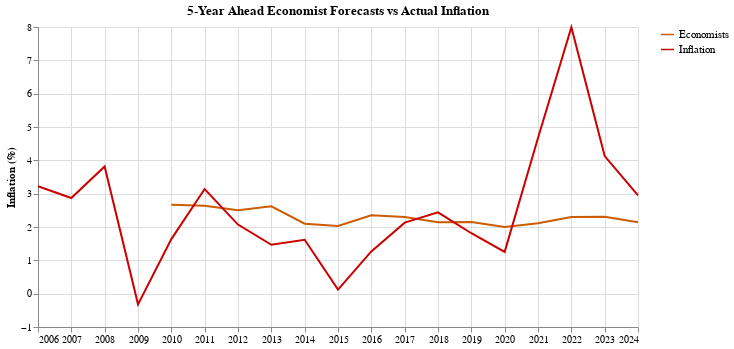

The code cell stored with this chart in its notebook:
### Code cell
melted_expectations['type'] = melted_expectations['type'].replace({
    "Consumer_5year": "Consumers",
    "Econ_5year": "Economists",
    "BreakEven_5year": "Breakeven Rate",
    "CPI_5year": "Inflation"
})

economists = melted_expectations[melted_expectations['type'].isin(['Economists', 'Inflation'])]

color_scale = alt.Scale(domain=['Economists', 'Inflation'],
                        range=['#CB5C00', '#CB0000'])

economist_CPI = alt.Chart(economists).mark_line().encode(
    x=alt.X('Year5:T', title=None),
    y=alt.Y('value:Q', title='Inflation (%)'),
    color=alt.Color('type:N', scale=color_scale, legend=alt.Legend(title=None, labelFontSize=11, symbolSize=170))
).properties(
    width=600,
    height=300,
    title='5-Year Ahead Economist Forecasts vs Actual Inflation'
)

economist_CPI

### Figure 1 — Vega-Lite specification as saved in the notebook (floating-point values rounded to 4 significant figures)
{"config": {"view": {"continuousWidth": 300, "continuousHeight": 300}}, "data": {"name": "data-5e41cb892ba46e8f21186a27ecf59030"}, "mark": {"type": "line"}, "encoding": {"color": {"field": "type", "legend": {"labelFontSize": 11, "symbolSize": 170, "title": null}, "scale": {"domain": ["Economists", "Inflation"], "range": ["#CB5C00", "#CB0000"]}, "type": "nominal"}, "x": {"field": "Year5", "title": null, "type": "temporal"}, "y": {"field": "value", "title": "Inflation (%)", "type": "quantitative"}}, "height": 300, "title": "5-Year Ahead Economist Forecasts vs Actual Inflation", "width": 600, "$schema": "https://vega.github.io/schema/vega-lite/v5.20.1.json", "datasets": {"data-5e41cb892ba46e8f21186a27ecf59030": [{"Year5": "1/1/2006", "type": "Economists", "value": null}, {"Year5": "1/1/2007", "type": "Economists", "value": null}, {"Year5": "1/1/2008", "type": "Economists", "value": null}, {"Year5": "1/1/2009", "type": "Economists", "value": null}, {"Year5": "1/1/2010", "type": "Economists", "value": 2.67}, {"Year5": "1/1/2011", "type": "Economists", "value": 2.64}, {"Year5": "1/1/2012", "type": "Economists", "value": 2.5}, {"Year5": "1/1/2013", "type": "Economists", "value": 2.62}, {"Year5": "1/1/2014", "type": "Economists", "value": 2.1}, {"Year5": "1/1/2015", "type": "Economists", "value": 2.03}, {"Year5": "1/1/2016", "type": "Economists", "value": 2.35}, {"Year5": "1/1/2017", "type": "Economists", "value": 2.3}, {"Year5": "1/1/2018", "type": "Economists", "value": 2.14}, {"Year5": "1/1/2019", "type": "Economists", "value": 2.15}, {"Year5": "1/1/2020", "type": "Economists", "value": 2.0}, {"Year5": "1/1/2021", "type": "Economists", "value": 2.11}, {"Year5": "1/1/2022", "type": "Economists", "value": 2.3}, {"Year5": "1/1/2023", "type": "Economists", "value": 2.31}, {"Year5": "1/1/2024", "type": "Economists", "value": 2.14}, {"Year5": null, "type": "Economists", "value": 1.99}, {"Year5": null, "type": "Economists", "value": 2.6}, {"Year5": null, "type": "Economists", "value": 3.42}, {"Year5": null, "type": "Economists", "value": 2.64}, {"Year5": null, "type": "Economists", "value": 2.43}, {"Year5": "1/1/2006", "type": "Inflation", "value": 3.222}, {"Year5": "1/1/2007", "type": "Inflation", "value": 2.871}, {"Year5": "1/1/2008", "type": "Inflation", "value": 3.815}, {"Year5": "1/1/2009", "type": "Inflation", "value": -0.3204}, {"Year5": "1/1/2010", "type": "Inflation", "value": 1.637}, {"Year5": "1/1/2011", "type": "Inflation", "value": 3.14}, {"Year5": "1/1/2012", "type": "Inflation", "value": 2.073}, {"Year5": "1/1/2013", "type": "Inflation", "value": 1.466}, {"Year5": "1/1/2014", "type": "Inflation", "value": 1.615}, {"Year5": "1/1/2015", "type": "Inflation", "value": 0.1211}, {"Year5": "1/1/2016", "type": "Inflation", "value": 1.267}, {"Year5": "1/1/2017", "type": "Inflation", "value": 2.131}, {"Year5": "1/1/2018", "type": "Inflation", "value": 2.439}, {"Year5": "1/1/2019", "type": "Inflation", "value": 1.813}, {"Year5": "1/1/2020", "type": "Inflation", "value": 1.253}, {"Year5": "1/1/2021", "type": "Inflation", "value": 4.679}, {"Year5": "1/1/2022", "type": "Inflation", "value": 7.993}, {"Year5": "1/1/2023", "type": "Inflation", "value": 4.128}, {"Year5": "1/1/2024", "type": "Inflation", "value": 2.952}, {"Year5": null, "type": "Inflation", "value": null}, {"Year5": null, "type": "Inflation", "value": null}, {"Year5": null, "type": "Inflation", "value": null}, {"Year5": null, "type": "Inflation", "value": null}, {"Year5": null, "type": "Inflation", "value": null}]}}
